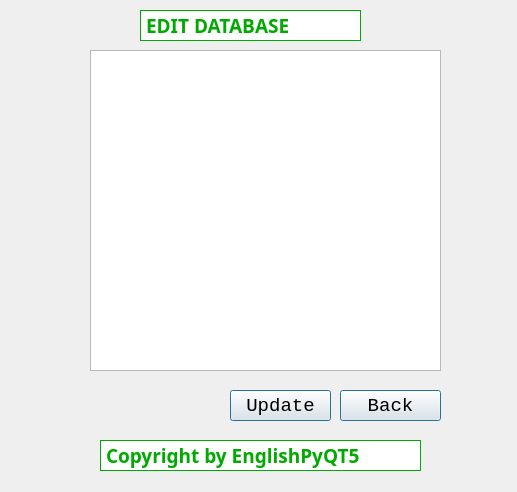
<?xml version="1.0" encoding="UTF-8"?>
<ui version="4.0">
 <class>Resgister</class>
 <widget class="QMainWindow" name="Resgister">
  <property name="windowModality">
   <enum>Qt::ApplicationModal</enum>
  </property>
  <property name="enabled">
   <bool>true</bool>
  </property>
  <property name="geometry">
   <rect>
    <x>0</x>
    <y>0</y>
    <width>517</width>
    <height>492</height>
   </rect>
  </property>
  <property name="sizePolicy">
   <sizepolicy hsizetype="Fixed" vsizetype="Expanding">
    <horstretch>0</horstretch>
    <verstretch>0</verstretch>
   </sizepolicy>
  </property>
  <property name="maximumSize">
   <size>
    <width>1111</width>
    <height>1111</height>
   </size>
  </property>
  <property name="font">
   <font>
    <family>Courier New</family>
    <pointsize>14</pointsize>
   </font>
  </property>
  <property name="contextMenuPolicy">
   <enum>Qt::DefaultContextMenu</enum>
  </property>
  <property name="acceptDrops">
   <bool>false</bool>
  </property>
  <property name="windowTitle">
   <string>Edit Database</string>
  </property>
  <property name="windowIcon">
   <iconset>
    <normaloff>../icons/k.ico</normaloff>../icons/k.ico</iconset>
  </property>
  <property name="autoFillBackground">
   <bool>true</bool>
  </property>
  <property name="styleSheet">
   <string notr="true"/>
  </property>
  <property name="toolButtonStyle">
   <enum>Qt::ToolButtonIconOnly</enum>
  </property>
  <property name="documentMode">
   <bool>false</bool>
  </property>
  <property name="tabShape">
   <enum>QTabWidget::Triangular</enum>
  </property>
  <property name="dockNestingEnabled">
   <bool>false</bool>
  </property>
  <property name="unifiedTitleAndToolBarOnMac">
   <bool>false</bool>
  </property>
  <widget class="QWidget" name="centralwidget">
   <widget class="QLabel" name="label_15">
    <property name="geometry">
     <rect>
      <x>140</x>
      <y>10</y>
      <width>221</width>
      <height>31</height>
     </rect>
    </property>
    <property name="font">
     <font>
      <family>Lucida Calligraphy</family>
      <pointsize>14</pointsize>
      <weight>75</weight>
      <bold>true</bold>
     </font>
    </property>
    <property name="focusPolicy">
     <enum>Qt::NoFocus</enum>
    </property>
    <property name="contextMenuPolicy">
     <enum>Qt::NoContextMenu</enum>
    </property>
    <property name="layoutDirection">
     <enum>Qt::RightToLeft</enum>
    </property>
    <property name="autoFillBackground">
     <bool>false</bool>
    </property>
    <property name="styleSheet">
     <string notr="true">background-color:rgb(255, 255, 255);color:rgb(0, 170, 0)</string>
    </property>
    <property name="frameShape">
     <enum>QFrame::Box</enum>
    </property>
    <property name="text">
     <string>EDIT DATABASE</string>
    </property>
    <property name="alignment">
     <set>Qt::AlignLeading|Qt::AlignLeft|Qt::AlignVCenter</set>
    </property>
   </widget>
   <widget class="QTableWidget" name="tableDB">
    <property name="geometry">
     <rect>
      <x>90</x>
      <y>50</y>
      <width>351</width>
      <height>321</height>
     </rect>
    </property>
    <property name="font">
     <font>
      <family>Courier New</family>
      <pointsize>14</pointsize>
      <weight>75</weight>
      <bold>true</bold>
     </font>
    </property>
    <property name="autoFillBackground">
     <bool>true</bool>
    </property>
    <property name="showGrid">
     <bool>true</bool>
    </property>
   </widget>
   <widget class="QPushButton" name="btn_back">
    <property name="geometry">
     <rect>
      <x>340</x>
      <y>390</y>
      <width>101</width>
      <height>31</height>
     </rect>
    </property>
    <property name="font">
     <font>
      <family>Courier New</family>
      <pointsize>14</pointsize>
     </font>
    </property>
    <property name="focusPolicy">
     <enum>Qt::NoFocus</enum>
    </property>
    <property name="text">
     <string>Back</string>
    </property>
    <property name="icon">
     <iconset>
      <normaloff>../icons/back_icon.jpg</normaloff>../icons/back_icon.jpg</iconset>
    </property>
    <property name="checkable">
     <bool>false</bool>
    </property>
    <property name="autoDefault">
     <bool>true</bool>
    </property>
    <property name="default">
     <bool>true</bool>
    </property>
   </widget>
   <widget class="QLabel" name="label_14">
    <property name="geometry">
     <rect>
      <x>100</x>
      <y>440</y>
      <width>321</width>
      <height>31</height>
     </rect>
    </property>
    <property name="font">
     <font>
      <family>Lucida Calligraphy</family>
      <pointsize>14</pointsize>
      <weight>75</weight>
      <bold>true</bold>
     </font>
    </property>
    <property name="focusPolicy">
     <enum>Qt::NoFocus</enum>
    </property>
    <property name="contextMenuPolicy">
     <enum>Qt::NoContextMenu</enum>
    </property>
    <property name="layoutDirection">
     <enum>Qt::RightToLeft</enum>
    </property>
    <property name="autoFillBackground">
     <bool>false</bool>
    </property>
    <property name="styleSheet">
     <string notr="true">background-color:rgb(255, 255, 255);color:rgb(0, 170, 0)</string>
    </property>
    <property name="frameShape">
     <enum>QFrame::Box</enum>
    </property>
    <property name="text">
     <string>Copyright by EnglishPyQT5</string>
    </property>
    <property name="alignment">
     <set>Qt::AlignLeading|Qt::AlignLeft|Qt::AlignVCenter</set>
    </property>
   </widget>
   <widget class="QPushButton" name="btn_update">
    <property name="geometry">
     <rect>
      <x>230</x>
      <y>390</y>
      <width>101</width>
      <height>31</height>
     </rect>
    </property>
    <property name="font">
     <font>
      <family>Courier New</family>
      <pointsize>14</pointsize>
     </font>
    </property>
    <property name="autoFillBackground">
     <bool>true</bool>
    </property>
    <property name="styleSheet">
     <string notr="true"/>
    </property>
    <property name="text">
     <string>Update</string>
    </property>
    <property name="icon">
     <iconset>
      <normaloff>../icons/k.ico</normaloff>../icons/k.ico</iconset>
    </property>
    <property name="checkable">
     <bool>false</bool>
    </property>
    <property name="autoDefault">
     <bool>true</bool>
    </property>
    <property name="default">
     <bool>true</bool>
    </property>
   </widget>
  </widget>
 </widget>
 <resources/>
 <connections/>
</ui>
